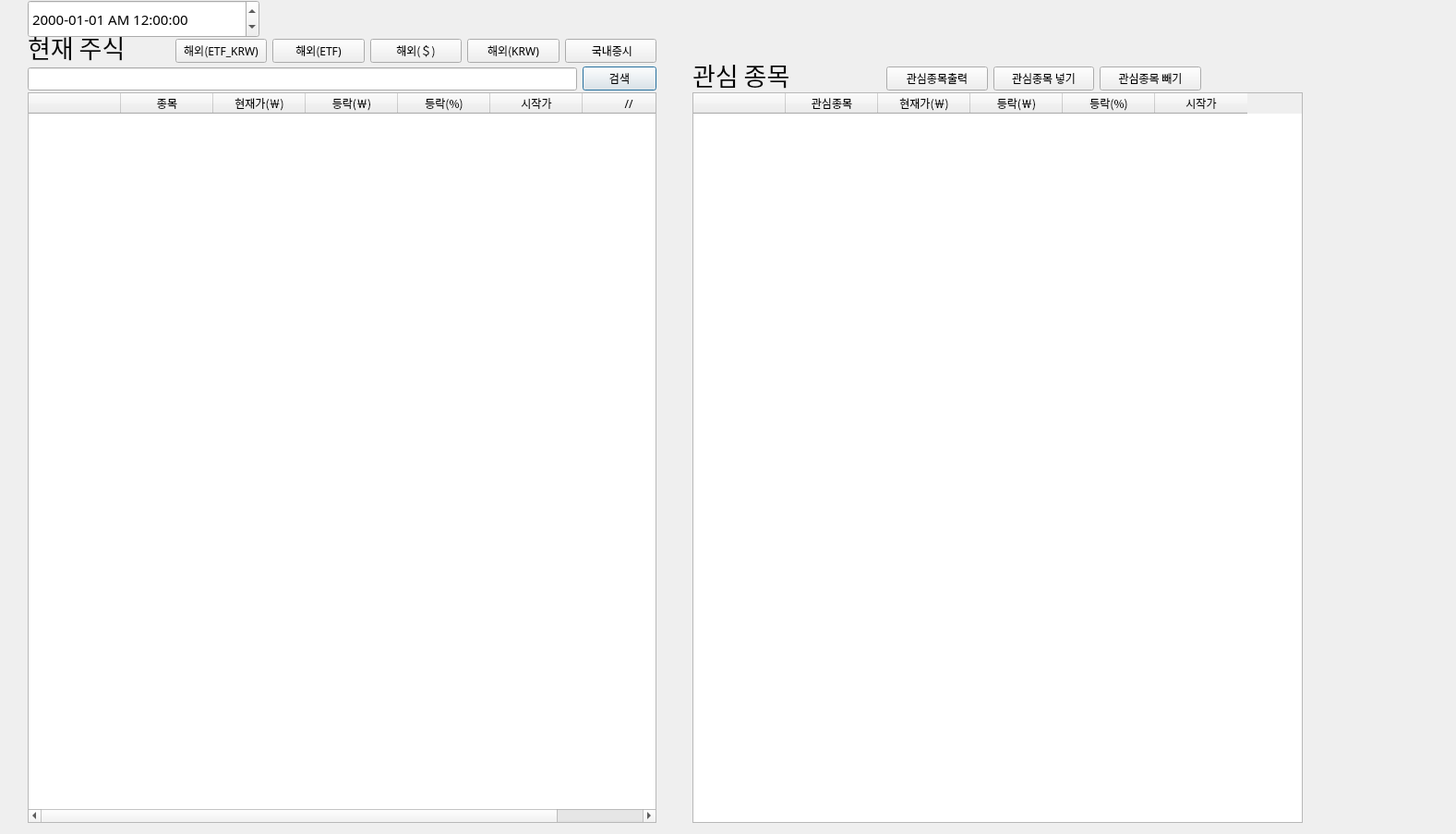
<?xml version="1.0" encoding="UTF-8"?>
<ui version="4.0">
 <class>Dialog</class>
 <widget class="QDialog" name="Dialog">
  <property name="windowModality">
   <enum>Qt::NonModal</enum>
  </property>
  <property name="geometry">
   <rect>
    <x>0</x>
    <y>0</y>
    <width>1577</width>
    <height>903</height>
   </rect>
  </property>
  <property name="font">
   <font>
    <family>goorm Sans</family>
   </font>
  </property>
  <property name="mouseTracking">
   <bool>false</bool>
  </property>
  <property name="contextMenuPolicy">
   <enum>Qt::NoContextMenu</enum>
  </property>
  <property name="windowTitle">
   <string>Dialog</string>
  </property>
  <property name="sizeGripEnabled">
   <bool>false</bool>
  </property>
  <property name="modal">
   <bool>false</bool>
  </property>
  <widget class="QWidget" name="layoutWidget">
   <property name="geometry">
    <rect>
     <x>30</x>
     <y>70</y>
     <width>681</width>
     <height>31</height>
    </rect>
   </property>
   <layout class="QHBoxLayout" name="horizontalLayout_2">
    <item>
     <widget class="QLineEdit" name="line_insertItem">
      <property name="text">
       <string/>
      </property>
     </widget>
    </item>
    <item>
     <widget class="QPushButton" name="btn_insertItem">
      <property name="text">
       <string>검색</string>
      </property>
     </widget>
    </item>
   </layout>
  </widget>
  <widget class="QDateTimeEdit" name="dateTimeEdit">
   <property name="geometry">
    <rect>
     <x>30</x>
     <y>0</y>
     <width>251</width>
     <height>41</height>
    </rect>
   </property>
   <property name="font">
    <font>
     <family>goorm Sans</family>
     <pointsize>11</pointsize>
    </font>
   </property>
   <property name="displayFormat">
    <string>yyyy-MM-dd AP h:mm:ss</string>
   </property>
  </widget>
  <widget class="QTableWidget" name="tableWidget_2">
   <property name="geometry">
    <rect>
     <x>750</x>
     <y>100</y>
     <width>661</width>
     <height>791</height>
    </rect>
   </property>
   <column>
    <property name="text">
     <string/>
    </property>
   </column>
   <column>
    <property name="text">
     <string>관심종목</string>
    </property>
   </column>
   <column>
    <property name="text">
     <string>현재가(￦)</string>
    </property>
   </column>
   <column>
    <property name="text">
     <string>등락(￦)</string>
    </property>
   </column>
   <column>
    <property name="text">
     <string>등락(%)</string>
    </property>
   </column>
   <column>
    <property name="text">
     <string>시작가</string>
    </property>
   </column>
  </widget>
  <widget class="QTableWidget" name="tableWidget">
   <property name="geometry">
    <rect>
     <x>30</x>
     <y>100</y>
     <width>681</width>
     <height>791</height>
    </rect>
   </property>
   <column>
    <property name="text">
     <string/>
    </property>
   </column>
   <column>
    <property name="text">
     <string>종목</string>
    </property>
   </column>
   <column>
    <property name="text">
     <string>현재가(￦)</string>
    </property>
   </column>
   <column>
    <property name="text">
     <string>등락(￦)</string>
    </property>
   </column>
   <column>
    <property name="text">
     <string>등락(%)</string>
    </property>
   </column>
   <column>
    <property name="text">
     <string>시작가</string>
    </property>
    <property name="textAlignment">
     <set>AlignCenter</set>
    </property>
   </column>
   <column>
    <property name="text">
     <string>//</string>
    </property>
   </column>
  </widget>
  <widget class="QWidget" name="horizontalLayoutWidget_3">
   <property name="geometry">
    <rect>
     <x>960</x>
     <y>70</y>
     <width>341</width>
     <height>31</height>
    </rect>
   </property>
   <layout class="QHBoxLayout" name="horizontalLayout_4">
    <item>
     <widget class="QPushButton" name="popular_searchitem">
      <property name="text">
       <string>관심종목출력</string>
      </property>
     </widget>
    </item>
    <item>
     <widget class="QPushButton" name="Favorite_Add">
      <property name="text">
       <string>관심종목 넣기</string>
      </property>
     </widget>
    </item>
    <item>
     <widget class="QPushButton" name="Favorite_Remove">
      <property name="text">
       <string>관심종목 빼기</string>
      </property>
     </widget>
    </item>
   </layout>
  </widget>
  <widget class="QLabel" name="label">
   <property name="geometry">
    <rect>
     <x>30</x>
     <y>30</y>
     <width>111</width>
     <height>41</height>
    </rect>
   </property>
   <property name="font">
    <font>
     <family>goorm Sans</family>
     <pointsize>20</pointsize>
    </font>
   </property>
   <property name="text">
    <string>현재 주식</string>
   </property>
  </widget>
  <widget class="QLabel" name="label_2">
   <property name="geometry">
    <rect>
     <x>750</x>
     <y>60</y>
     <width>111</width>
     <height>41</height>
    </rect>
   </property>
   <property name="font">
    <font>
     <family>goorm Sans</family>
     <pointsize>20</pointsize>
    </font>
   </property>
   <property name="text">
    <string>관심 종목 </string>
   </property>
  </widget>
  <widget class="QWidget" name="layoutWidget">
   <property name="geometry">
    <rect>
     <x>190</x>
     <y>40</y>
     <width>521</width>
     <height>31</height>
    </rect>
   </property>
   <layout class="QHBoxLayout" name="horizontalLayout_3">
    <item>
     <layout class="QHBoxLayout" name="horizontalLayout_5">
      <item>
       <widget class="QPushButton" name="pushButton">
        <property name="text">
         <string>해외(ETF_KRW)</string>
        </property>
       </widget>
      </item>
      <item>
       <widget class="QPushButton" name="US_ETF">
        <property name="text">
         <string>해외(ETF)</string>
        </property>
       </widget>
      </item>
      <item>
       <widget class="QPushButton" name="US_Dollar">
        <property name="text">
         <string>해외(＄)</string>
        </property>
       </widget>
      </item>
      <item>
       <widget class="QPushButton" name="US_KRW">
        <property name="text">
         <string>해외(KRW)</string>
        </property>
       </widget>
      </item>
      <item>
       <widget class="QPushButton" name="KR_Won">
        <property name="text">
         <string> 국내증시</string>
        </property>
       </widget>
      </item>
     </layout>
    </item>
   </layout>
  </widget>
 </widget>
 <resources/>
 <connections/>
</ui>
